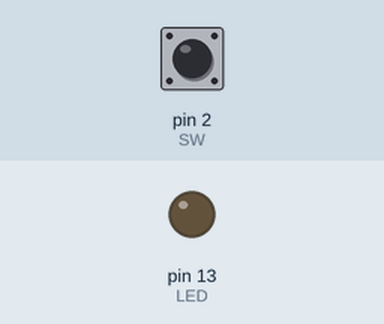
This sketch was run on a simulated Arduino Uno, built with avr-gcc and run on an emulated ATmega328P. On the bench: output pins drawn as LEDs (lit = HIGH). Inputs (shaded band) come from the test bench; at power-on: pin 2 (SW) HIGH.

Above: at 1.2 s.
1.3 s: pin 2 (SW) pulled LOW for 0.15 s
At 1.8 s:
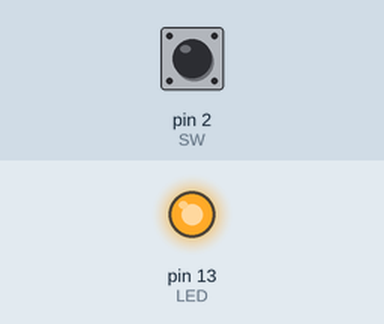
2.9 s: pin 2 (SW) pulled LOW for 3.2 s
At 3.5 s:
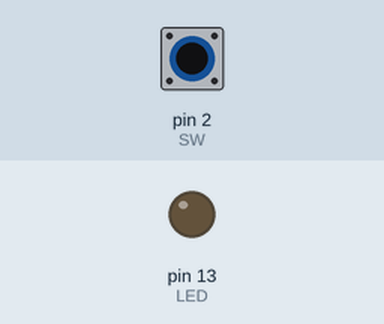
Timing chart, 0 to 7.6 s (numbered marks = the images above; inputs shaded):
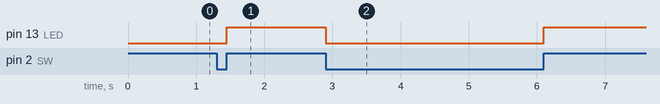

Measured:
- after the input at 1.3 s, pin 13 (LED): LOW → HIGH after 0.15 s
- after the input at 2.9 s, pin 13 (LED): HIGH → LOW at once, → HIGH 3.2 s later

The sketch:

07.Interrupt.ino
```cpp
// Iterrupt

int LED = 13;
int SW = 2;

void handleSW() {
    digitalWrite(LED, digitalRead(SW));
}

void handleOtherStuff() {
    delay(250);
}

void setup() {
    pinMode(LED, OUTPUT);
    pinMode(SW, INPUT_PULLUP);
    attachInterrupt(INT0, handleSW, CHANGE);
}

void loop() {
    handleOtherStuff();
}
```
